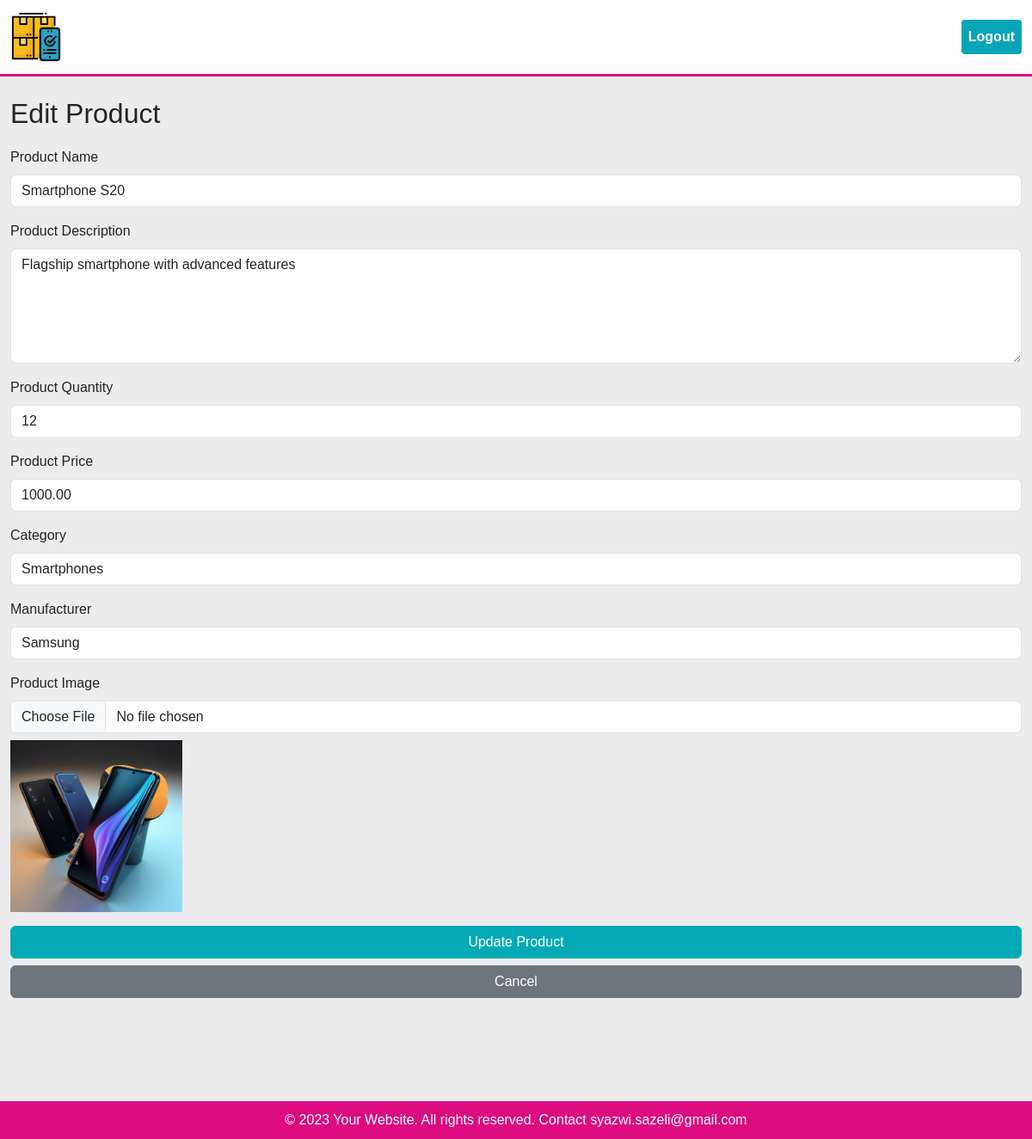
The page /edit_product.php?product_id=2 (signed in) on the database its author committed.
### tables this page shows
CREATE TABLE `products` (
  `product_id` int(11) NOT NULL,
  `product_name` varchar(100) NOT NULL,
  `product_description` text DEFAULT NULL,
  `product_quantity` int(11) DEFAULT 0,
  `product_price` decimal(10,2) DEFAULT 0.00,
  `date_added` date DEFAULT NULL,
  `last_updated` timestamp NOT NULL DEFAULT current_timestamp() ON UPDATE current_timestamp(),
  `category_id` int(11) DEFAULT NULL,
  `manufacturer_id` int(11) DEFAULT NULL,
  `product_image` varchar(255) NOT NULL
);

CREATE TABLE `categories` (
  `category_id` int(11) NOT NULL,
  `category_name` varchar(50) NOT NULL
);

CREATE TABLE `manufacturers` (
  `manufacturer_id` int(11) NOT NULL,
  `manufacturer_name` varchar(100) NOT NULL
);

### edit_product.php (the view, shortened to what this page needs)
<?php
$host = "localhost";
$username = "root";
$password = "";
$database = "inventory";
$conn = mysqli_connect($host, $username, $password, $database);
$product_id = $_GET["product_id"];
$sql = "SELECT * FROM products WHERE product_id = '$product_id'";
$result = mysqli_query($conn, $sql);
if (mysqli_num_rows($result) === 1) {
    $row = mysqli_fetch_assoc($result);
} else {
    header("Location: product.php");
    exit();
}
$sql_categories = "SELECT * FROM categories";
$result_categories = mysqli_query($conn, $sql_categories);
$sql_manufacturers = "SELECT * FROM manufacturers";
$result_manufacturers = mysqli_query($conn, $sql_manufacturers);
?>
<!DOCTYPE html>
<html lang="en">
<head>
    <link rel="stylesheet" href="https://cdn.jsdelivr.net/npm/bootstrap@5.3.0/dist/css/bootstrap.min.css">
    <link rel="stylesheet" href="styles.css">
</head>
<body>
    <?php include 'navbar.php'; ?>
    <div class="container mt-4">
        <h2>Edit Product</h2>
        <form action="<?php echo $_SERVER['PHP_SELF'] . '?product_id=' . $product_id; ?>" method="post" enctype="multipart/form-data">
            <div class="mb-3">
                <label for="product_name" class="form-label">Product Name</label>
                <input type="text" name="product_name" id="product_name" class="form-control" value="<?php echo $row['product_name']; ?>" required>
            </div>
            <div class="mb-3">
                <label for="product_description" class="form-label">Product Description</label>
                <textarea name="product_description" id="product_description" class="form-control" rows="5" required><?php echo $row['product_description']; ?></textarea>
            </div>
            <div class="mb-3">
                <label for="product_quantity" class="form-label">Product Quantity</label>
                <input type="number" name="product_quantity" id="product_quantity" class="form-control" value="<?php echo $row['product_quantity']; ?>" required>
            </div>
            <div class="mb-3">
                <label for="product_price" class="form-label">Product Price</label>
                <input type="number" step="0.01" name="product_price" id="product_price" class="form-control" value="<?php echo $row['product_price']; ?>" required>
            </div>
            <div class="mb-3">
                <label for="category_id" class="form-label">Category</label>
                <select name="category_id" id="category_id" class="form-control" required>
                    <?php while ($category = mysqli_fetch_assoc($result_categories)) { ?>
                        <option value="<?php echo $category['category_id']; ?>" <?php if ($row['category_id'] == $category['category_id']) echo 'selected'; ?>>
                            <?php echo $category['category_name']; ?>
                        </option>
                    <?php } ?>
                </select>
            </div>
            <div class="mb-3">
                <label for="manufacturer_id" class="form-label">Manufacturer</label>
                <select name="manufacturer_id" id="manufacturer_id" class="form-control" required>
                    <?php while ($manufacturer = mysqli_fetch_assoc($result_manufacturers)) { ?>
                        <option value="<?php echo $manufacturer['manufacturer_id']; ?>" <?php if ($row['manufacturer_id'] == $manufacturer['manufacturer_id']) echo 'selected'; ?>>
                            <?php echo $manufacturer['manufacturer_name']; ?>
                        </option>
                    <?php } ?>
                </select>
            </div>
            <div class="mb-3">
                <label for="product_image" class="form-label">Product Image</label>
                <input type="file" name="product_image" id="product_image" class="form-control" accept="image/*">
                <img src="product_images/<?php echo $row['product_image']; ?>" alt="Product Image" class="mt-2" style="max-height: 200px;">
            </div>
            <div class="d-grid gap-2">
                <button type="submit" class="btn btn-primary">Update Product</button>
                <a href="product.php" class="btn btn-secondary">Cancel</a>
            </div>
        </form>
    </div>
        <?php include 'footer.php'; ?>
</body>
</html>

### styles.css (style rules this page uses)
body { font-family: 'Heebo', sans-serif; background-color: #ececec; }
.btn-primary { background-color: #03aab5; border-color: #03aab5; }
.container { margin-top: 20px; }
h2 { margin-bottom: 20px; }

### footer.php (style rules this page uses)
body { margin: 0; padding: 0; font-family: Arial, sans-serif; display: flex; flex-direction: column; min-height: 100vh; }
.container { max-width: 1200px; margin: 0 auto; }

### rows shown on the page
products: product_name "Smartphone S20", product_description "Flagship smartphone with advanced features", product_quantity "12", product_price "1000.00", category_id "Smartphones", manufacturer_id "Samsung", product_image (picture)
